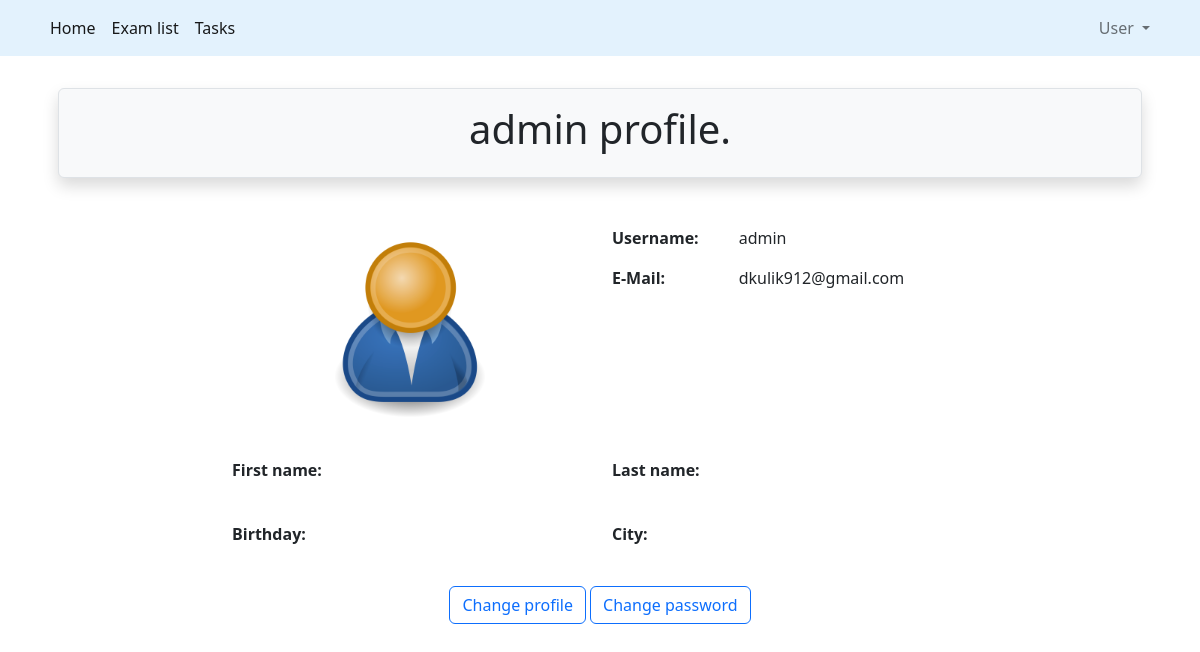
The page /accounts/profile/ (signed in) on the database its author committed.
### src/accounts/models.py (models this page shows, shortened)
class User(AbstractUser):
    is_activated = models.BooleanField(default=True, db_index=True)
    avatar = models.ImageField(upload_to=avatar_save, default='profile/default.png')
    birthday = models.DateField(null=True, blank=True)
    city = models.CharField(max_length=50, null=True, blank=True)
    class Meta(AbstractUser.Meta):
        db_table = 'user'

### src/accounts/views.py (the view)
# urls.py: path('profile/', user_profile_view, name='profile'),
@login_required
def user_profile_view(request):
    return render(request, 'accounts/user_profile.html')

### src/accounts/templates/accounts/user_profile.html (shortened to what this page needs)
{% extends 'base.html' %}
{% load crispy_forms_tags %}
{% block header %}
    {{ user.username }} profile.
{% endblock %}
{% block content %}
    <div class="row">
        <div class="col-2"></div>
        <div class="col">
            <div class="row">
                <div class="col-6 text-center">
                    <img class="rounded-circle p-1 m-1" width="200" height="200" src="{{ user.avatar.url }}"
                         alt="avatar">
                </div>
                <div class="col-6">
                    <div class="row">
                        <label for="username" class="col-4"><strong>Username:</strong></label>
                        <div class="col-8">
                            <p id="username">{{ user.username }}</p>
                        </div>
                    </div>
                    <div class="row">
                        <label for="email" class="col-4"><strong>E-Mail:</strong></label>
                        <div class="col-8">
                            <p id="email">{{ user.email }}</p>
                        </div>
                    </div>
                </div>
            </div>
            <div class="row mt-4">
                <div class="col-6">
                    <label for="firstname" class="col-4"><strong>First name:</strong></label>
                </div>
                <div class="col-6">
                    <label for="lastname" class="col-4"><strong>Last name:</strong></label>
                </div>
            </div>
            <div class="row mt-4">
                <div class="col-6">
                    <label for="birthday" class="col-4"><strong>Birthday:</strong></label>
                </div>
                <div class="col-6">
                    <label for="city" class="col-4"><strong>City:</strong></label>
                </div>
            </div>
            <div class="row mt-4 text-center">
                <div class="col">
                    <a class="btn btn-outline-primary" href="{% url 'accounts:profile_update' %}">Change profile</a>
                    <a class="btn btn-outline-primary" href="{% url 'password_change' %}">Change password</a>
                </div>
            </div>
        </div>
        <div class="col-2"></div>
    </div>
{% endblock %}

### rows shown on the page
User: username "admin", avatar (placeholder picture), email "dkulik912@gmail.com"
